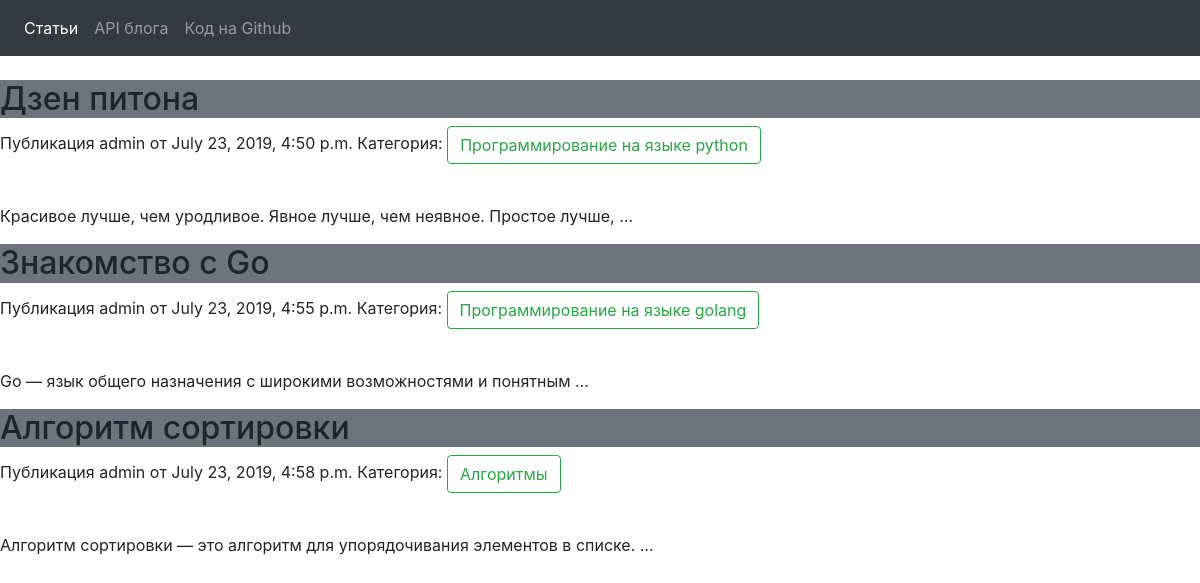
The page / on the database its author committed.
### posts/models.py (models this page shows, shortened)
class Post(models.Model):
    STATUS_CHOICES = (
        ('draft', 'Черновик'),
        ('published', 'Опубликован'),
    )
    title = models.CharField(max_length=250)
    slug = models.SlugField(max_length=250, unique_for_date='when_published')
    author = models.ForeignKey(User, on_delete=models.CASCADE, related_name='blog_posts')
    body = models.TextField()
    when_published = models.DateTimeField(default=timezone.now)
    created = models.DateTimeField(auto_now_add=True)
    updated = models.DateTimeField(auto_now=True)
    status = models.CharField(max_length=10, choices=STATUS_CHOICES, default='draft')
    category = models.ForeignKey(Category, related_name="posts", null=True, blank=True, on_delete=models.SET_NULL)

class Category(models.Model):
    slug = models.SlugField(max_length=250)
    title = models.CharField(max_length=250)
    def __str__(self):
        return self.title

### posts/views.py (the view)
# urls.py: path('', PostsListView.as_view(), name='main'),
class PostsListView(ListView):
    queryset = Post.objects.filter(status='published')
    context_object_name = 'posts'
    template = 'posts/post_list.html'
    def get_context_data(self, **kwargs):
        context = super().get_context_data(**kwargs)
        context['categories'] = Category.objects.all()
        return context

### posts/templates/posts/post_list.html (shortened to what this page needs)
{% extends 'base.html' %}
{% block content %}
<br>
{% for pub in posts %}
    <div class="bg-secondary">
    <h2>{{ pub.title }}</h2>
    </div>
    <p>
        Публикация {{ pub.author }} от {{ pub.when_published }}
        Категория:
         <a class="btn btn-outline-success" href="{% url 'posts_with_one_category' cat=pub.category %}" role="button">{{ pub.category }}</a>
    </p>
    <br>
    {{ pub.body|truncatewords:10|linebreaks }}
{% empty %}
    <h2>Публикаций нет</h2>
{% endfor %}
{% endblock %}

### posts/templates/base.html (shortened to what this page needs)
<!DOCTYPE html>
<html lang="en">
<head>
  <link rel="stylesheet" href="https://stackpath.bootstrapcdn.com/bootstrap/4.3.1/css/bootstrap.min.css">
</head>
<body>
  <header>
<nav class="navbar navbar-expand-lg navbar-dark bg-dark">
  <div class="collapse navbar-collapse" id="navbarNav">
    <ul class="navbar-nav">
      <li class="nav-item active">
        <a class="nav-link" href="{% url 'main' %}">Статьи<span class="sr-only">(current)</span></a>
      </li>
      <li class="nav-item">
        <a class="nav-link" href="{% url 'api' %}">API блога</a>
      </li>
      <li class="nav-item">
        <a class="nav-link" href="#">Код на Github</a>
      </li>
    </ul>
  </div>
</nav
  </header>
{% block content %}{% endblock %}
</body>
</html>

### rows shown on the page
Post: title "Дзен питона", author "admin", when_published "July 23, 2019, 4:50 p.m.", category "Программирование на языке python", body "Красивое лучше, чем уродливое. Явное лучше, чем неявное. Простое лучше, …"
Post: title "Знакомство с Go", author "admin", when_published "July 23, 2019, 4:55 p.m.", category "Программирование на языке golang", body "Go — язык общего назначения с широкими возможностями и понятным …"
Post: title "Алгоритм сортировки", author "admin", when_published "July 23, 2019, 4:58 p.m.", category "Алгоритмы", body "Алгоритм сортировки — это алгоритм для упорядочивания элементов в списке. …"
